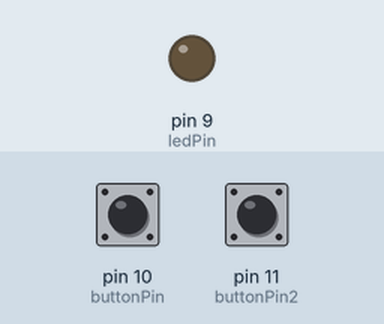
Simulated run of this sketch. Board: Arduino Uno, built with avr-gcc and run on an emulated ATmega328P. Parts: output pins drawn as LEDs (lit = HIGH). Inputs (shaded band) come from the test bench; at power-on: pin 10 (buttonPin) LOW, pin 11 (buttonPin2) LOW.

Above: at 1.2 s.
1.3 s: pin 10 (buttonPin) pulled HIGH for 0.15 s
At 1.6 s:
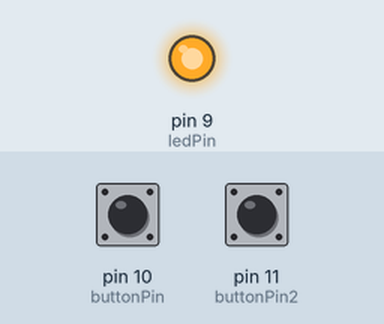
2.9 s: pin 11 (buttonPin2) pulled HIGH for 0.15 s
At 4.0 s:
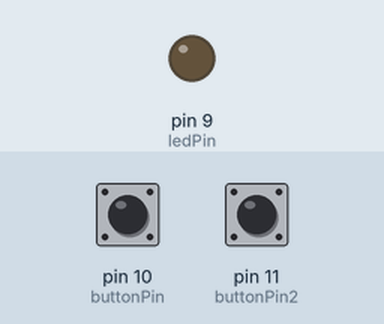
4.5 s: pin 10 (buttonPin) pulled HIGH for 1 s
At 5.3 s:
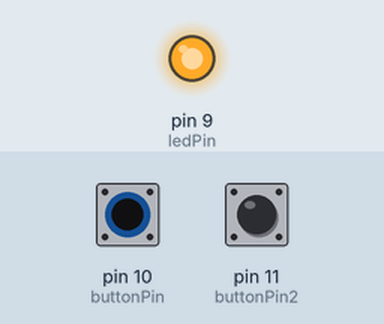
Timing chart, 0 to 7.5 s (numbered marks = the images above; inputs shaded):
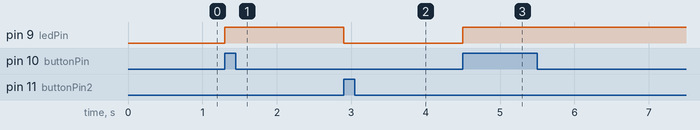

Measured:
- after the input at 1.3 s, pin 9 (ledPin): LOW → HIGH at once
- after the input at 2.9 s, pin 9 (ledPin): HIGH → LOW at once
- after the input at 4.5 s, pin 9 (ledPin): LOW → HIGH at once

The sketch:

7_iki_butonla_led_acma_kapama.ino
```cpp
const int ledPin=9;
const int buttonPin=10;
const int buttonPin2=11;

void setup() {
  pinMode(ledPin, OUTPUT);
  pinMode(buttonPin, INPUT);
  pinMode(buttonPin2, INPUT);
}

void loop() {
  int deger=digitalRead(buttonPin);
  int deger2=digitalRead(buttonPin2);
  if(deger==HIGH){
    digitalWrite(ledPin, HIGH);
  }
  else if(deger2==HIGH){
    digitalWrite(ledPin, LOW);
  }
}
```
